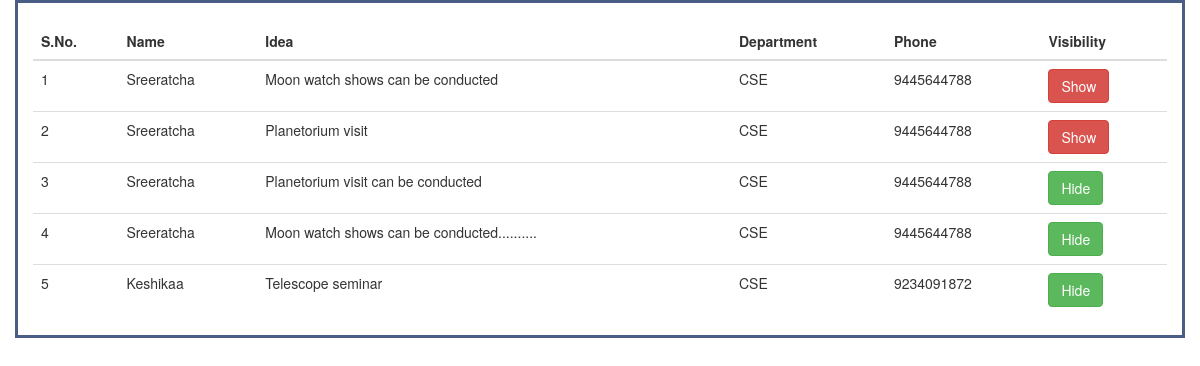
Page /ideaverification.php (signed in) on the committed database.
### tables this page shows
CREATE TABLE `ideas` (
  `id` int(11) NOT NULL,
  `club_id` varchar(10) DEFAULT NULL,
  `idea` text DEFAULT NULL,
  `roll_no` varchar(10) DEFAULT NULL,
  `visibility` tinyint(4) NOT NULL DEFAULT 0
);

CREATE TABLE `signup` (
  `roll_no` varchar(10) NOT NULL,
  `name` varchar(10) DEFAULT NULL,
  `year` int(11) DEFAULT NULL,
  `dept` varchar(20) DEFAULT NULL,
  `email` varchar(20) DEFAULT NULL,
  `pword` varchar(20) DEFAULT NULL,
  `phone` varchar(10) DEFAULT NULL
);

### ideaverification.php (the view, shortened to what this page needs)
<!DOCTYPE html>
<html>
<head><link rel="icon" href="images/logo.jpeg" type="image/icon type"></head>
<?php
if(isset($_SESSION['login'])  == 2)
{
    $club = $_SESSION['club'];
    include "db.php";
    $query = "SELECT ideas.id, signup.name,ideas.idea,signup.dept,signup.phone,ideas.visibility FROM signup INNER JOIN ideas ON signup.roll_no = ideas.roll_no WHERE club_id = $club";
    $result = mysqli_query($con,$query);
?>
<head>
  <link rel="stylesheet" href="https://maxcdn.bootstrapcdn.com/bootstrap/3.4.1/css/bootstrap.min.css">
</head>
<body>
<div class="container" style = "border-style: groove;border: 3px solid #495d87;">
  <table class="table table-hover">
  <thead>
  <br>
    <tr>
    <th>S.No.</th>
      <th>Name</th>
      <th>Idea</th>
      <th>Department</th>
      <th>Phone</th>
      <th>Visibility</th>
    </tr>
  </thead>
  <tbody>
  <?php
  $i = 1;
    while($row = mysqli_fetch_assoc($result)){
    ?>
    <tr>
    <td><?php echo $i;?></td>
    <form>
      <td><?php echo $row['name'];?></td>
      <td><?php echo $row['idea'];?></td>
      <td><?php echo $row['dept'];?></td>
      <td><?php echo $row['phone'];?></td>
       <td><?php if($row['visibility']==1){
                    echo "<button class=\"btn btn-success\" onclick=\"change(" . $row['id'] .", ".$row['visibility']." )\" >";
                    echo "Hide";
                }else{
                    echo "<button class=\"btn btn-danger\" onclick=\"change(" . $row['id'] .", ".$row['visibility']." )\" >";
                    echo "Show";
                }
            ?></button>
        </td>
    </form>
    </tr>
    <?php
    $i++;
    }
    ?>
  </tbody>
</table>
</div>
</body>
</html>
<?php }
else{
  echo "<script>";
  echo "alert('Access Denied');";
  echo "window.location.href = 'index.php';";
  echo "</script>";
}
?>

### rows in the picture
ideas: roll_no.name "Sreeratcha", idea "Moon watch shows can be conducted", roll_no.dept "CSE", roll_no.phone "9445644788"
ideas: roll_no.name "Sreeratcha", idea "Planetorium visit", roll_no.dept "CSE", roll_no.phone "9445644788"
ideas: roll_no.name "Sreeratcha", idea "Planetorium visit can be conducted", roll_no.dept "CSE", roll_no.phone "9445644788"
ideas: roll_no.name "Sreeratcha", idea "Moon watch shows can be conducted..........", roll_no.dept "CSE", roll_no.phone "9445644788"
ideas: roll_no.name "Keshikaa", idea "Telescope seminar", roll_no.dept "CSE", roll_no.phone "9234091872"
